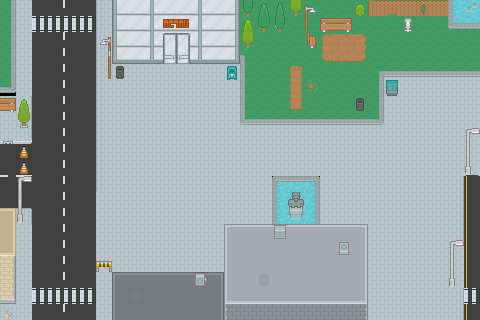

A level layout from a 2D game, rendered from its tile map. Below: a short description, then the map file with its tile-grid data intact:
An orthogonal 30x20 tile map with 16x16 px tiles, 4 tile layers (Terrain, Objects, IFOPlayer1, IFOPlayer2).

<map version="1.4" tiledversion="1.4.1" orientation="orthogonal" renderorder="right-down" width="30" height="20" tilewidth="16" tileheight="16" infinite="0" nextlayerid="5" nextobjectid="1">
 <tileset firstgid="1" source="../assets/city.tsx" />
 <layer id="1" name="Terrain" width="30" height="20">
  <data encoding="csv">
72,748,715,787,788,715,747,239,351,240,351,351,240,351,241,964,964,964,964,964,964,964,964,964,964,964,964,964,964,71,
72,748,829,829,829,829,747,239,351,240,351,351,240,351,241,964,964,71,964,964,964,964,964,964,964,964,964,964,964,964,
72,748,715,787,788,715,747,239,351,240,351,351,240,351,241,964,964,964,964,964,964,964,964,964,964,964,964,964,964,748,
72,748,715,787,788,715,747,310,385,311,385,385,311,385,312,748,964,964,964,964,964,964,964,964,964,964,964,964,964,748,
72,748,715,787,788,715,747,748,748,748,748,748,748,748,748,748,964,964,964,964,964,964,964,748,748,748,748,748,748,748,
109,748,715,787,788,715,747,748,748,748,748,748,748,748,748,748,964,964,964,748,964,964,964,748,748,748,748,748,748,748,
748,749,715,787,788,715,747,748,748,748,748,748,748,748,748,748,964,964,964,964,964,964,964,748,748,748,748,748,748,748,
748,749,715,787,788,715,747,748,748,748,748,748,748,748,748,748,748,748,748,748,748,748,748,748,748,748,748,748,748,748,
748,748,715,787,788,715,747,748,748,748,748,748,748,748,748,748,748,748,748,748,748,748,748,748,748,748,748,748,748,748,
715,715,715,787,788,715,747,748,748,748,748,748,748,748,748,748,748,748,748,748,748,748,748,748,748,748,748,748,748,748,
714,906,715,787,788,715,747,748,748,748,748,748,748,748,748,748,748,748,748,748,748,748,748,748,748,748,748,748,748,860,
751,751,715,787,788,715,747,748,748,748,748,748,748,748,748,748,748,175,176,177,748,748,748,748,748,748,748,748,748,789,
715,715,715,787,788,715,748,748,748,748,748,748,748,748,748,748,748,212,213,214,748,748,748,748,748,748,748,748,748,789,
26,712,715,787,788,715,748,748,748,748,748,748,748,748,748,748,748,212,213,214,748,748,748,748,748,748,748,748,748,789,
65,748,715,787,788,715,748,748,748,748,748,748,748,748,748,748,18,19,748,748,748,748,748,748,748,748,748,748,748,789,
63,748,715,787,788,715,748,748,748,748,748,748,748,748,748,748,748,748,748,748,748,24,748,748,748,748,748,748,748,789,
197,748,715,787,788,715,748,748,748,748,748,748,748,748,748,748,748,748,748,748,748,24,748,748,748,748,748,748,748,789,
197,748,715,787,788,715,748,9,11,11,11,11,11,10,748,748,748,748,748,748,748,24,748,748,748,748,748,748,748,789,
308,748,829,829,829,829,748,12,53,15,15,15,15,49,748,748,748,748,748,748,748,748,748,748,748,748,748,748,748,829,
748,748,715,787,788,715,748,12,15,15,15,15,15,49,748,748,748,748,748,748,748,748,748,748,748,748,748,748,748,789
</data>
 </layer>
 <layer id="2" name="Objects" width="30" height="20">
  <data encoding="csv">
0,0,0,0,0,0,0,0,0,0,0,0,0,0,0,444,404,407,439,601,0,0,513,614,613,541,578,541,212,213,
0,0,0,0,0,0,0,0,0,0,332,333,0,0,0,402,441,444,0,675,573,574,0,0,0,634,0,0,249,250,
0,0,0,0,0,0,600,0,0,0,912,913,0,0,0,439,964,964,964,537,936,937,938,0,0,0,0,0,0,964,
0,0,0,0,0,0,637,0,0,0,949,950,0,0,0,37,964,964,964,0,1010,1011,1012,0,0,0,0,0,0,964,
0,0,0,0,0,0,674,497,0,0,0,0,0,0,605,70,964,964,1015,0,964,0,964,36,108,108,108,108,108,108,
0,0,0,0,0,0,0,0,0,0,0,0,0,0,0,70,964,964,945,1019,964,0,964,72,321,0,0,0,0,0,
574,402,0,0,0,0,0,0,0,0,0,0,0,0,0,70,0,964,1017,964,964,964,497,72,0,0,0,0,0,0,
0,476,0,0,0,0,0,0,0,0,0,0,0,0,0,107,108,108,108,108,108,108,108,109,0,0,0,0,0,0,
858,823,0,0,0,0,0,0,0,0,0,0,0,0,0,0,0,0,0,0,0,0,0,0,0,0,0,0,0,595,
0,681,0,0,0,0,0,0,0,0,0,0,0,0,0,0,0,0,0,0,0,0,0,0,0,0,0,0,0,632,
0,681,0,0,0,0,0,0,0,0,0,0,0,0,0,0,0,748,748,748,748,0,0,0,0,0,0,0,0,669,
0,595,0,0,0,0,0,0,0,0,0,0,0,0,0,0,0,175,176,177,748,0,0,0,0,0,0,0,749,0,
0,632,0,0,0,0,0,0,0,0,0,0,0,0,0,0,0,212,110,214,0,0,0,0,0,0,0,0,749,0,
0,669,0,0,0,0,0,0,0,0,0,0,0,0,0,0,0,212,252,214,0,0,0,0,0,0,0,0,749,0,
0,0,0,0,0,0,0,0,0,0,0,0,0,0,17,19,19,617,19,19,19,19,18,0,0,0,0,0,749,0,
0,0,0,0,0,0,0,0,0,0,0,0,0,0,20,23,23,23,23,23,23,546,57,0,0,0,0,0,595,0,
0,0,0,0,0,0,284,0,0,0,0,0,0,0,20,23,23,23,23,23,23,23,57,0,0,0,0,0,632,0,
0,0,0,0,0,0,0,0,0,0,0,0,549,0,20,23,60,23,23,23,23,23,57,0,0,0,0,0,669,0,
0,0,0,0,0,0,0,0,0,0,0,0,0,0,54,56,56,56,56,56,56,56,55,0,0,0,0,0,749,0,
785,0,0,0,0,0,0,0,0,0,0,0,0,0,191,192,192,192,192,192,192,192,193,0,0,0,0,0,749,0
</data>
 </layer>
 <layer id="3" name="IFOPlayer1" width="30" height="20">
  <data encoding="csv">
0,0,0,0,0,0,0,0,0,0,0,0,0,0,0,0,0,0,0,0,0,0,0,0,0,0,0,0,0,0,
0,0,0,0,0,0,0,0,0,0,0,0,0,0,0,0,0,0,0,0,0,0,0,0,0,0,0,0,0,0,
0,0,0,0,0,0,0,0,0,0,0,0,0,0,0,0,0,0,0,0,0,0,0,0,0,0,0,0,0,0,
0,0,0,0,0,0,0,0,0,0,0,0,0,0,0,0,0,0,0,0,0,0,0,0,0,0,0,0,0,0,
0,0,0,0,0,0,0,0,0,0,0,0,0,0,0,0,0,0,0,0,0,0,0,0,0,0,0,0,0,0,
0,0,0,0,0,0,0,0,0,0,0,0,0,0,0,0,0,0,0,0,0,0,0,0,0,0,0,0,0,0,
0,0,0,0,0,0,0,0,0,0,0,0,0,0,0,0,0,0,0,0,0,0,0,0,0,0,0,0,0,0,
0,0,0,0,0,0,0,0,0,0,0,0,0,0,0,0,0,0,0,0,0,0,0,0,0,0,0,0,0,0,
0,0,0,0,0,0,0,0,0,0,0,0,0,0,0,0,0,0,0,0,0,0,0,0,0,0,0,0,0,595,
0,0,0,0,0,0,0,0,0,0,0,0,0,0,0,0,0,0,0,0,0,0,0,0,0,0,0,0,0,632,
0,0,0,0,0,0,0,0,0,0,0,0,0,0,0,0,0,0,0,0,0,0,0,0,0,0,0,0,0,0,
0,595,0,0,0,0,0,0,0,0,0,0,0,0,0,0,0,0,0,0,0,0,0,0,0,0,0,0,0,0,
0,632,0,0,0,0,0,0,0,0,0,0,0,0,0,0,0,0,0,0,0,0,0,0,0,0,0,0,0,0,
0,0,0,0,0,0,0,0,0,0,0,0,0,0,0,0,0,0,0,0,0,0,0,0,0,0,0,0,0,0,
0,0,0,0,0,0,0,0,0,0,0,0,0,0,17,19,19,19,19,19,19,19,18,0,0,0,0,0,0,0,
0,0,0,0,0,0,0,0,0,0,0,0,0,0,0,0,0,0,0,0,0,0,0,0,0,0,0,0,595,0,
0,0,0,0,0,0,0,0,0,0,0,0,0,0,0,0,0,0,0,0,0,0,0,0,0,0,0,0,632,0,
0,0,0,0,0,0,0,0,0,0,0,0,0,0,0,0,0,0,0,0,0,0,0,0,0,0,0,0,0,0,
0,0,0,0,0,0,0,0,0,0,0,0,0,0,0,0,0,0,0,0,0,0,0,0,0,0,0,0,0,0,
0,0,0,0,0,0,0,0,0,0,0,0,0,0,0,0,0,0,0,0,0,0,0,0,0,0,0,0,0,0
</data>
 </layer>
 <layer id="4" name="IFOPlayer2" width="30" height="20">
  <data encoding="csv">
0,0,0,0,0,0,0,0,0,0,0,0,0,0,0,0,0,0,0,0,0,0,0,0,0,0,0,0,0,0,
0,0,0,0,0,0,0,0,0,0,0,0,0,0,0,0,0,0,0,0,0,0,0,0,0,0,0,0,0,0,
0,0,0,0,0,0,0,0,0,0,0,0,0,0,0,0,0,0,0,0,0,0,0,0,0,0,0,0,0,0,
0,0,0,0,0,0,0,0,0,0,0,0,0,0,0,0,0,0,0,0,0,0,0,0,0,0,0,0,0,0,
0,0,0,0,0,0,0,0,0,0,0,0,0,0,0,0,0,0,0,0,0,0,0,0,0,0,0,0,0,0,
0,0,0,0,0,0,0,0,0,0,0,0,0,0,0,0,0,0,0,0,0,0,0,0,0,0,0,0,0,0,
0,0,0,0,0,0,0,0,0,0,0,0,0,0,0,0,0,0,0,0,0,0,0,0,0,0,0,0,0,0,
0,0,0,0,0,0,0,0,0,0,0,0,0,0,0,0,0,0,0,0,0,0,0,0,0,0,0,0,0,0,
0,0,0,0,0,0,0,0,0,0,0,0,0,0,0,0,0,0,0,0,0,0,0,0,0,0,0,0,0,0,
0,0,0,0,0,0,0,0,0,0,0,0,0,0,0,0,0,0,0,0,0,0,0,0,0,0,0,0,0,0,
0,0,0,0,0,0,0,0,0,0,0,0,0,0,0,0,0,0,0,0,0,0,0,0,0,0,0,0,0,0,
0,0,0,0,0,0,0,0,0,0,0,0,0,0,0,0,0,0,0,0,0,0,0,0,0,0,0,0,0,0,
0,0,0,0,0,0,0,0,0,0,0,0,0,0,0,0,0,0,0,0,0,0,0,0,0,0,0,0,0,0,
0,0,0,0,0,0,0,0,0,0,0,0,0,0,0,0,0,0,0,0,0,0,0,0,0,0,0,0,0,0,
0,0,0,0,0,0,0,0,0,0,0,0,0,0,0,0,0,617,0,0,0,0,0,0,0,0,0,0,0,0,
0,0,0,0,0,0,0,0,0,0,0,0,0,0,0,0,0,0,0,0,0,0,0,0,0,0,0,0,0,0,
0,0,0,0,0,0,0,0,0,0,0,0,0,0,0,0,0,0,0,0,0,0,0,0,0,0,0,0,0,0,
0,0,0,0,0,0,0,0,0,0,0,0,0,0,0,0,0,0,0,0,0,0,0,0,0,0,0,0,0,0,
0,0,0,0,0,0,0,0,0,0,0,0,0,0,0,0,0,0,0,0,0,0,0,0,0,0,0,0,0,0,
0,0,0,0,0,0,0,0,0,0,0,0,0,0,0,0,0,0,0,0,0,0,0,0,0,0,0,0,0,0
</data>
 </layer>
</map>
